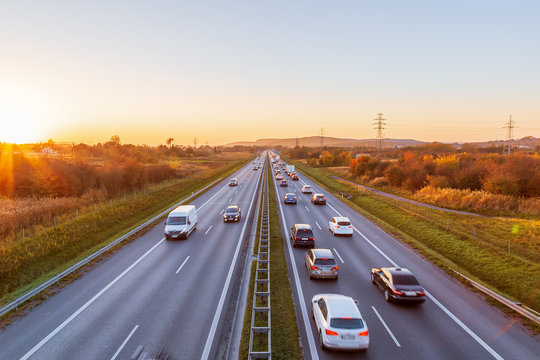
#> input picture Test1.jpg, 540 x 360 px
$ python orb_run.py Test1.jpg
#> lines starting #> are read from the running program, lines starting #| are printed output that depends on the picture; after the words box and inside, x2 and y2 are one past the last pixel; in counts of white or black regions, pixels touching at a corner belong together
import cv2
import sys

def draw_keypoints_radius1(image, keypoints, color=(0, 255, 0), radius=1, thickness=1):
    img = image.copy()
    for kp in keypoints:
        x, y = int(kp.pt[0]), int(kp.pt[1])
        cv2.circle(img, (x, y), radius, color, thickness)
    return img

def main():
    if len(sys.argv) < 2:
        print("Usage: python3 orb_run.py <image>")
        sys.exit(1)

    img_path = sys.argv[1]
    frame = cv2.imread(img_path)
#> frame is the input picture: shape (360, 540, 3); mean B, G, R 137.6, 147.8, 164.7

    if frame is None:
        print("Error: Image not found.")
        sys.exit(1)

    gray = cv2.cvtColor(frame, cv2.COLOR_BGR2GRAY)
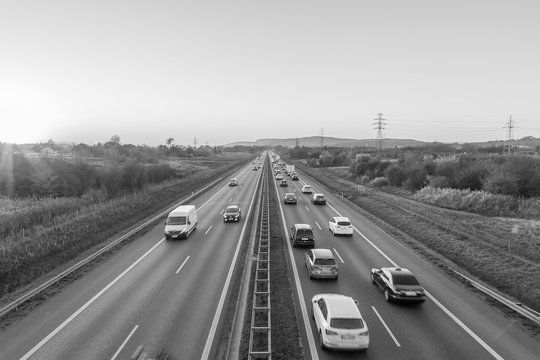
#> gray: shape (360, 540); min 4, max 255, mean 151.7

    orb = cv2.ORB_create()
    keypoints, descriptors = orb.detectAndCompute(gray, None)
#> keypoints = 500 keypoints; strongest (x, y, size): (315, 301, 31), (312, 250, 31), (314, 257, 31), (339, 222, 31)

    frame_kp = draw_keypoints_radius1(
        frame, keypoints, color=(0, 255, 0), radius=1, thickness=1
    )
#> the loop in draw_keypoints_radius1, `for kp in keypoints:` made 500 passes
#> (kp, x, y) on passes 1 to 3: (keypoint at (166, 226), size 31, 166, 226), (keypoint at (418, 294), size 31, 418, 294), (keypoint at (362, 327), size 31, 362, 327)
#> after the loop in draw_keypoints_radius1, `for kp in keypoints:`:
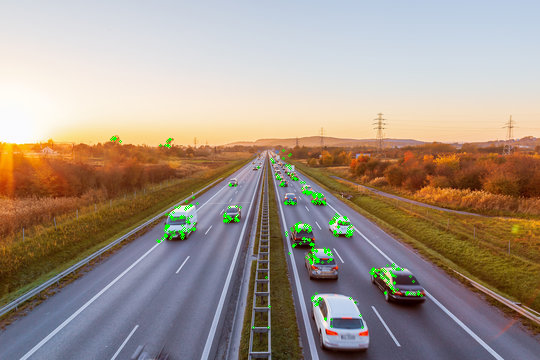
#> img: shape (360, 540, 3); 0.74% of pixels changed, all inside (x1, y1, x2, y2) = (110, 136, 423, 329)

    cv2.imshow("ORB Keypoints (radius=1)", frame_kp)
    cv2.waitKey(0)
    cv2.destroyAllWindows()

if __name__ == "__main__":
    main()

$ run again, on cancas1.jpg
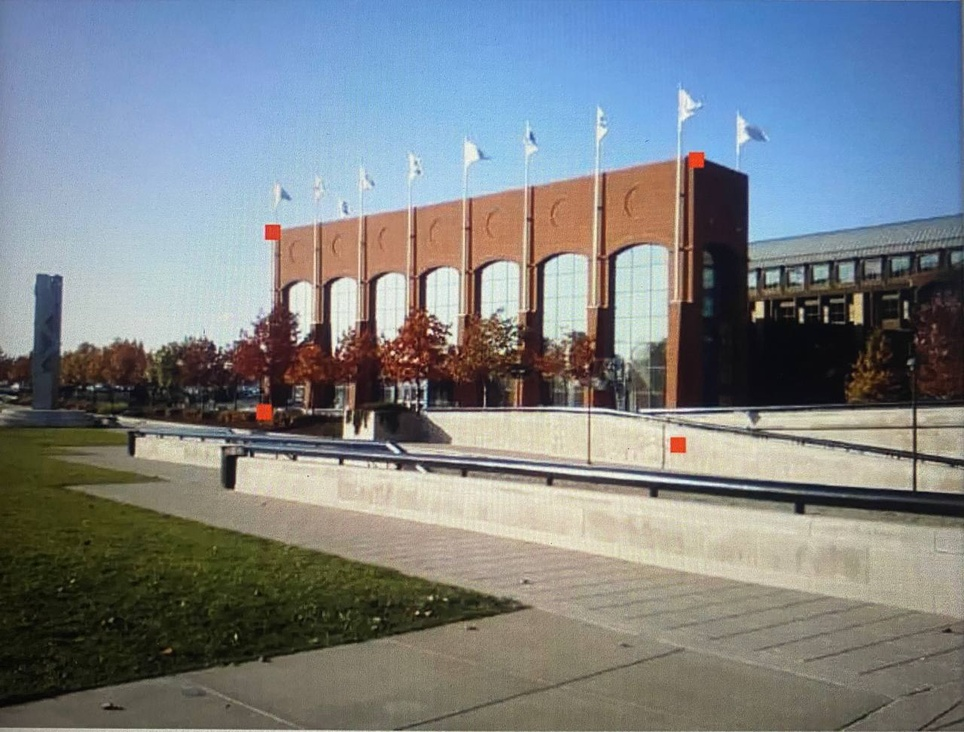
#> input picture cancas1.jpg, 964 x 732 px, shrunk from 1280 x 972 before the run
#> in main, frame is the input picture: shape (732, 964, 3); mean B, G, R 133, 129.4, 123.5
#> in main, `gray = cv2.cvtColor(frame, cv2.COLOR_BGR2GRAY)`:
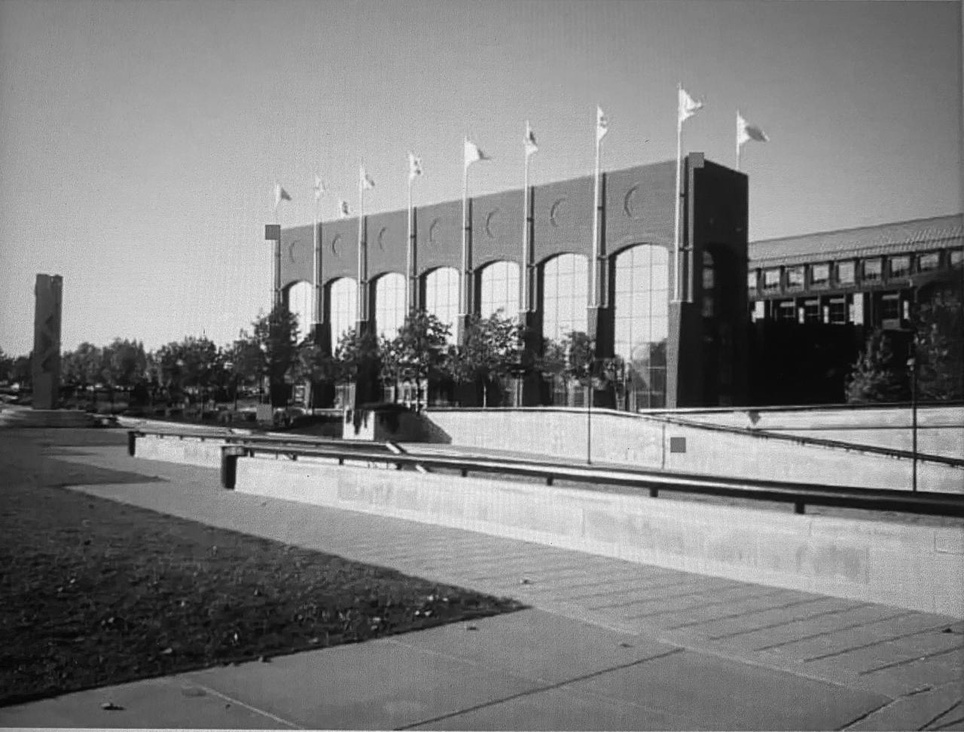
#> gray: shape (732, 964); min 1, max 254, mean 128
#> keypoints = 500 keypoints; strongest (x, y, size): (428, 330, 37.2), (429, 330, 31), (428, 332, 31), (340, 462, 44.6)
#> the loop in draw_keypoints_radius1, `for kp in keypoints:` made 500 passes
#> (kp, x, y) on passes 1 to 3: (keypoint at (756, 302), size 31, 756, 302), (keypoint at (677, 406), size 31, 677, 406), (keypoint at (508, 343), size 31, 508, 343)
#> after the loop in draw_keypoints_radius1, `for kp in keypoints:`:
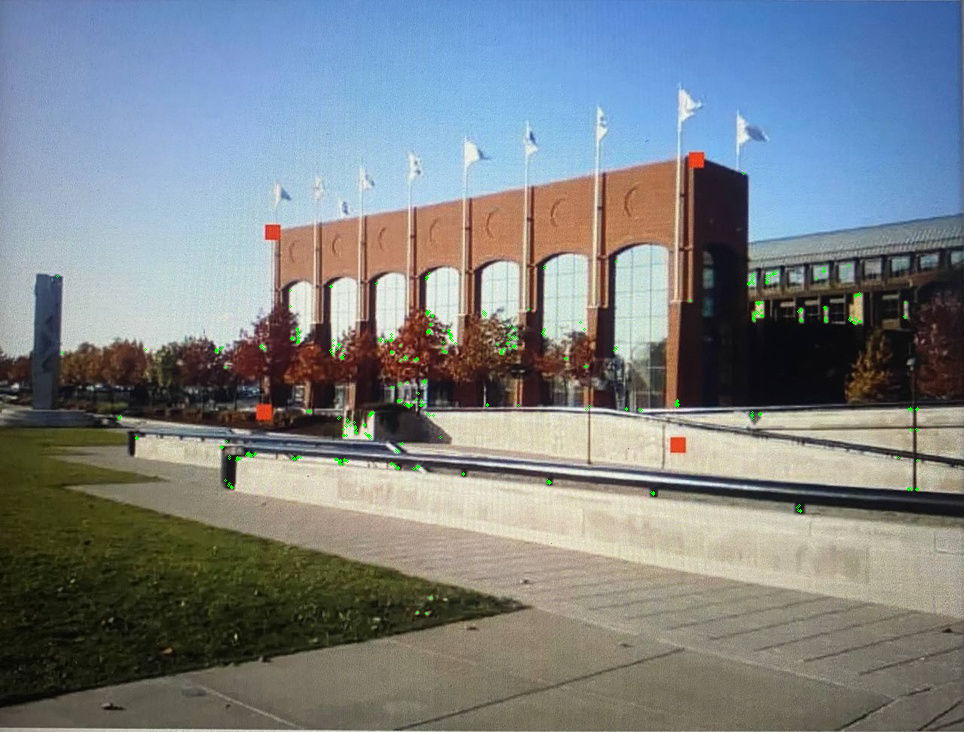
#> img: shape (732, 964, 3); 0.22% of pixels changed, all inside (x1, y1, x2, y2) = (56, 172, 919, 615)

$ run again, on canvas2.jpg
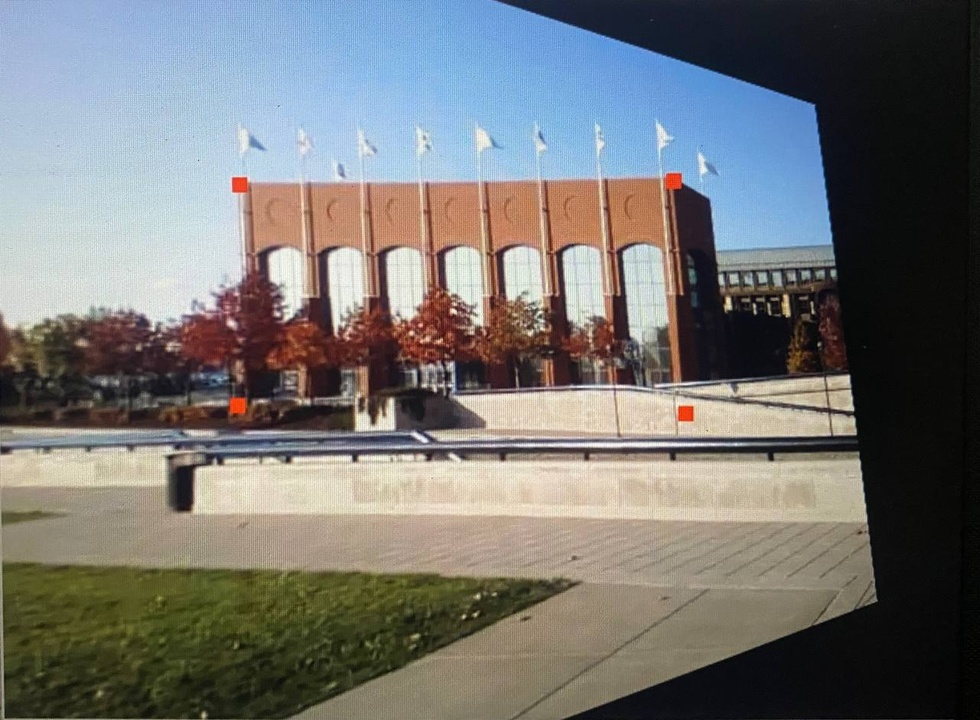
#> input picture canvas2.jpg, 980 x 720 px, shrunk from 1280 x 941 before the run
#> in main, frame is the input picture: shape (720, 980, 3); mean B, G, R 114.6, 116.3, 116.4
#> in main, `gray = cv2.cvtColor(frame, cv2.COLOR_BGR2GRAY)`:
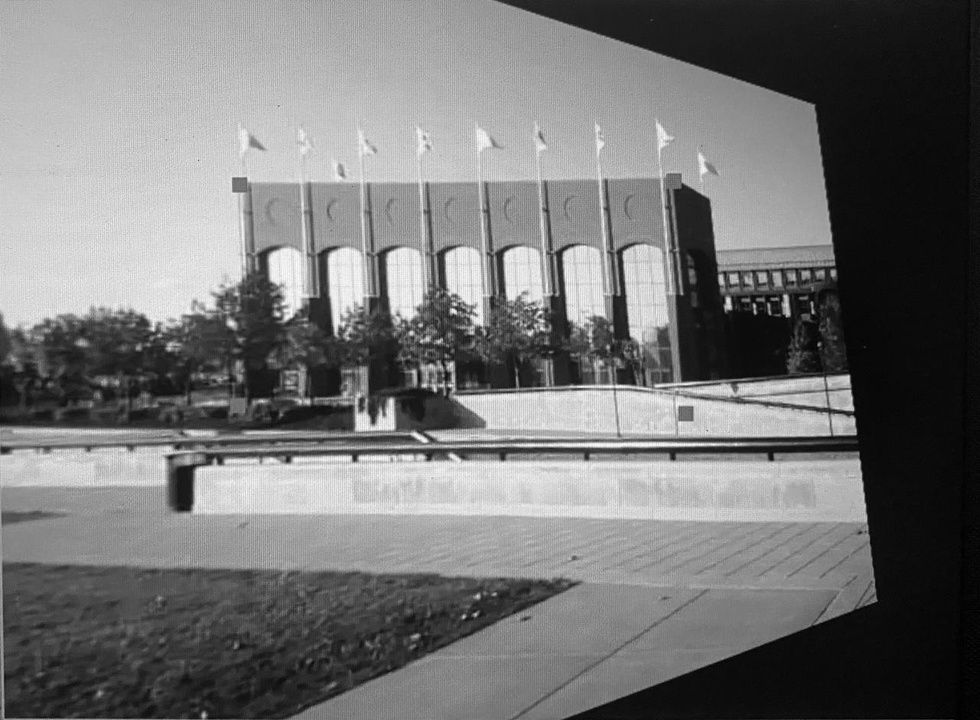
#> gray: shape (720, 980); min 0, max 253, mean 116.2
#> keypoints = 500 keypoints; strongest (x, y, size): (452, 310, 37.2), (848, 376, 31), (847, 377, 53.6), (850, 406, 64.3)
#> the loop in draw_keypoints_radius1, `for kp in keypoints:` made 500 passes
#> (kp, x, y) on passes 1 to 3: (keypoint at (535, 325), size 31, 535, 325), (keypoint at (151, 328), size 31, 151, 328), (keypoint at (276, 313), size 31, 276, 313)
#> after the loop in draw_keypoints_radius1, `for kp in keypoints:`:
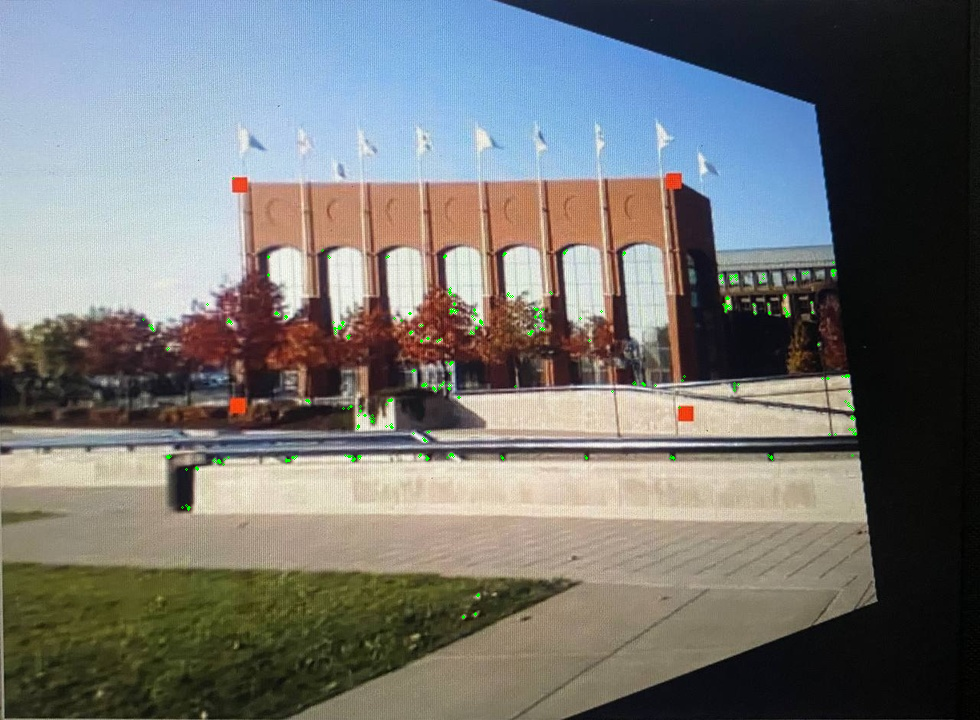
#> img: shape (720, 980, 3); 0.21% of pixels changed, all inside (x1, y1, x2, y2) = (142, 177, 857, 619)
